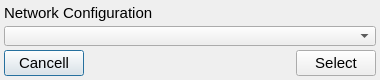
<?xml version="1.0" encoding="UTF-8"?>
<ui version="4.0">
 <class>SelectNetworkDomain</class>
 <widget class="QDialog" name="SelectNetworkDomain">
  <property name="geometry">
   <rect>
    <x>0</x>
    <y>0</y>
    <width>380</width>
    <height>80</height>
   </rect>
  </property>
  <property name="minimumSize">
   <size>
    <width>380</width>
    <height>80</height>
   </size>
  </property>
  <property name="maximumSize">
   <size>
    <width>16777215</width>
    <height>80</height>
   </size>
  </property>
  <property name="font">
   <font>
    <pointsize>11</pointsize>
   </font>
  </property>
  <property name="windowTitle">
   <string>Form</string>
  </property>
  <layout class="QVBoxLayout" name="verticalLayout_2" stretch="1,0">
   <property name="spacing">
    <number>4</number>
   </property>
   <property name="leftMargin">
    <number>4</number>
   </property>
   <property name="topMargin">
    <number>4</number>
   </property>
   <property name="rightMargin">
    <number>4</number>
   </property>
   <property name="bottomMargin">
    <number>4</number>
   </property>
   <item>
    <layout class="QVBoxLayout" name="verticalLayout">
     <property name="spacing">
      <number>4</number>
     </property>
     <item>
      <widget class="QLabel" name="label">
       <property name="text">
        <string>Network Configuration</string>
       </property>
      </widget>
     </item>
     <item>
      <widget class="QComboBox" name="comboBoxConfigurations"/>
     </item>
    </layout>
   </item>
   <item>
    <layout class="QHBoxLayout" name="horizontalLayout">
     <property name="spacing">
      <number>4</number>
     </property>
     <item>
      <widget class="QPushButton" name="pushButtonSelection">
       <property name="text">
        <string>Cancell</string>
       </property>
      </widget>
     </item>
     <item>
      <spacer name="horizontalSpacer">
       <property name="orientation">
        <enum>Qt::Horizontal</enum>
       </property>
       <property name="sizeHint" stdset="0">
        <size>
         <width>40</width>
         <height>20</height>
        </size>
       </property>
      </spacer>
     </item>
     <item>
      <widget class="QPushButton" name="pushButtonCancel">
       <property name="text">
        <string>Select</string>
       </property>
      </widget>
     </item>
    </layout>
   </item>
  </layout>
 </widget>
 <resources/>
 <connections/>
</ui>
